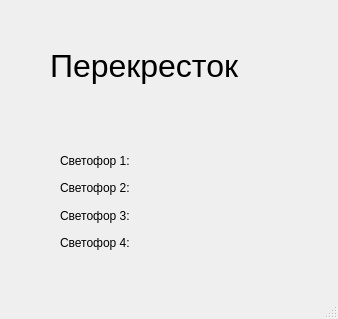
<?xml version="1.0" encoding="UTF-8"?>
<ui version="4.0">
 <class>MainWindow</class>
 <widget class="QMainWindow" name="MainWindow">
  <property name="geometry">
   <rect>
    <x>0</x>
    <y>0</y>
    <width>338</width>
    <height>319</height>
   </rect>
  </property>
  <property name="windowTitle">
   <string>MainWindow</string>
  </property>
  <widget class="QWidget" name="centralwidget">
   <widget class="QLabel" name="label_5">
    <property name="geometry">
     <rect>
      <x>50</x>
      <y>40</y>
      <width>241</width>
      <height>51</height>
     </rect>
    </property>
    <property name="font">
     <font>
      <family>Segoe UI Historic</family>
      <pointsize>24</pointsize>
     </font>
    </property>
    <property name="text">
     <string>Перекресток</string>
    </property>
   </widget>
   <widget class="QWidget" name="layoutWidget">
    <property name="geometry">
     <rect>
      <x>60</x>
      <y>150</y>
      <width>85</width>
      <height>103</height>
     </rect>
    </property>
    <layout class="QVBoxLayout" name="verticalLayout">
     <item>
      <widget class="QLabel" name="label">
       <property name="text">
        <string>Светофор 1:</string>
       </property>
      </widget>
     </item>
     <item>
      <widget class="QLabel" name="label_2">
       <property name="text">
        <string>Светофор 2:</string>
       </property>
      </widget>
     </item>
     <item>
      <widget class="QLabel" name="label_3">
       <property name="text">
        <string>Светофор 3:</string>
       </property>
      </widget>
     </item>
     <item>
      <widget class="QLabel" name="label_4">
       <property name="text">
        <string>Светофор 4:</string>
       </property>
      </widget>
     </item>
    </layout>
   </widget>
   <widget class="QWidget" name="layoutWidget">
    <property name="geometry">
     <rect>
      <x>142</x>
      <y>150</y>
      <width>131</width>
      <height>103</height>
     </rect>
    </property>
    <layout class="QVBoxLayout" name="verticalLayout_2">
     <item>
      <widget class="QLabel" name="sv1">
       <property name="text">
        <string/>
       </property>
      </widget>
     </item>
     <item>
      <widget class="QLabel" name="sv2">
       <property name="text">
        <string/>
       </property>
      </widget>
     </item>
     <item>
      <widget class="QLabel" name="sv3">
       <property name="text">
        <string/>
       </property>
      </widget>
     </item>
     <item>
      <widget class="QLabel" name="sv4">
       <property name="text">
        <string/>
       </property>
      </widget>
     </item>
    </layout>
   </widget>
  </widget>
  <widget class="QMenuBar" name="menubar">
   <property name="geometry">
    <rect>
     <x>0</x>
     <y>0</y>
     <width>338</width>
     <height>25</height>
    </rect>
   </property>
  </widget>
  <widget class="QStatusBar" name="statusbar"/>
 </widget>
 <resources/>
 <connections/>
</ui>
